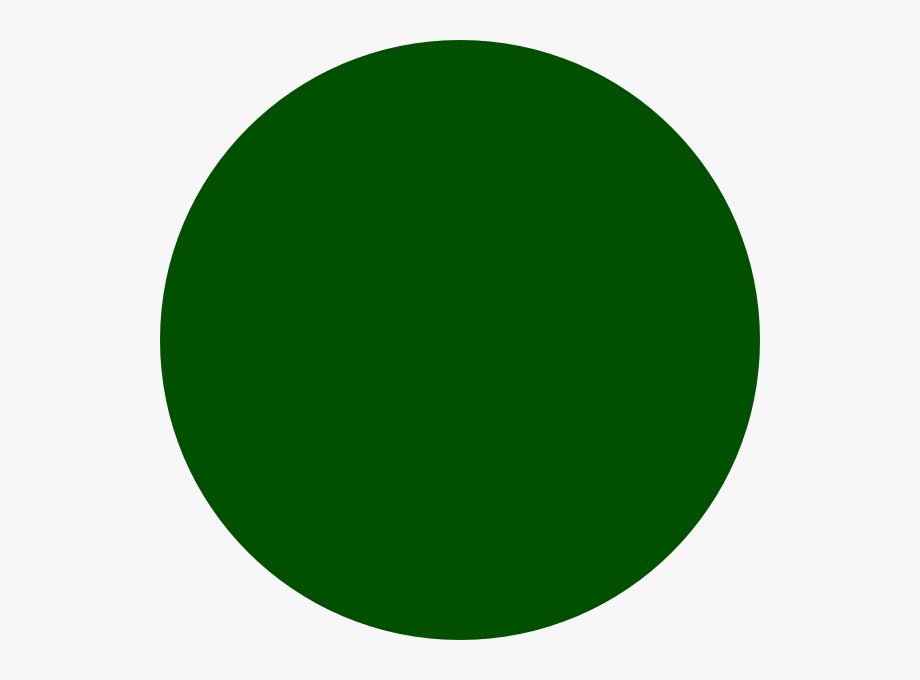
#> input picture circle-test.png, 920 x 680 px
$ jupyter execute --allow-errors Shape-Prediction.ipynb
#> lines starting #> are read from the running program, lines starting #| are printed output that depends on the picture; after the words box and inside, x2 and y2 are one past the last pixel; in counts of white or black regions, pixels touching at a corner belong together
import cv2
import numpy as np
import pandas as pd
import os
from tqdm import tqdm

# Function to calculate aspect ratio (width/height)
def calculate_aspect_ratio(contour):
    x, y, w, h = cv2.boundingRect(contour)
    return w / h

# Function to calculate compactness (Perimeter^2 / (4 * pi * Area))
def calculate_compactness(area, perimeter):
    if area == 0: # Prevent division by zero
        return 0
    return (perimeter ** 2) / (4 * np.pi * area)

# Function to calculate solidity (Area / Convex Hull Area)
def calculate_solidity(contour, area):
    hull = cv2.convexHull(contour)
    hull_area = cv2.contourArea(hull)
    if hull_area == 0: # Prevent division by zero
        return 0
    return area / hull_area

# Function to calculate convexity (Convex Hull Perimeter / Shape Perimeter)
def calculate_convexity(contour, perimeter):
    hull = cv2.convexHull(contour)
    hull_perimeter = cv2.arcLength(hull, True)

    if perimeter == 0: # Prevent division by zero
        return 0
    return hull_perimeter / perimeter

# Function to detect and classify shapes based on contours
def detect_shape(contour, known_shape=None):
# Approximate the contour to reduce the number of points
    approx = cv2.approxPolyDP(contour, 0.04 * cv2.arcLength(contour, True), True)
    sides = len(approx)
    # If a known shape is provided (from folder), use that as the label
    if known_shape and known_shape=='circle':
        return "Circle",sides
    if known_shape and known_shape=='square':
        return "Square",sides
    if known_shape and known_shape=='triangle':
        return "Triangle",sides
    if known_shape and known_shape=='star':
        return "Star",sides

# Load and process images from directories

def process_images_from_folders(base_dir):
    data = []
    # Iterate through each folder (e.g., square, circle, triangle, star)
    for folder_name in os.listdir(base_dir):
        folder_path = os.path.join(base_dir, folder_name)
        if os.path.isdir(folder_path): # Ensure it's a directory
            for flename in tqdm(os.listdir(folder_path), desc=f"Processing {folder_name}", leave=True):
                if flename.endswith(('.png', '.jpg', '.jpeg')):
                    image_path = os.path.join(folder_path, flename)
                    # Load the image and convert to grayscale
                    image = cv2.imread(image_path)
                    gray = cv2.cvtColor(image, cv2.COLOR_BGR2GRAY)
                    # Apply threshold to get binary image
                    _, thresh = cv2.threshold(gray, 240, 255, cv2.THRESH_BINARY_INV)
                    # Find contours in the image
                    contours, _ = cv2.findContours(thresh, cv2.RETR_EXTERNAL, cv2.CHAIN_APPROX_SIMPLE)
                    for contour in contours[0:1]:
                        # Calculate area and perimeter
                        area = cv2.contourArea(contour)
                        perimeter = cv2.arcLength(contour, True)
                        # Detect the shape and get the number of sides
                        shape_name, sides = detect_shape(contour, known_shape=folder_name)
                        # Calculate additional features
                        aspect_ratio = calculate_aspect_ratio(contour)
                        compactness = calculate_compactness(area, perimeter)

                        solidity = calculate_solidity(contour, area)
                        convexity = calculate_convexity(contour, perimeter)
                        # Add data to the list
                        data.append([
                        flename, shape_name, sides, area,
                        perimeter, aspect_ratio, compactness,
                        solidity, convexity
                        ])
    # Create a DataFrame from the data
    df = pd.DataFrame(data, columns=[
    "Image Name", "Shape Name", "Sides", "Area",
    "Perimeter", "Aspect Ratio", "Compactness",
    "Solidity", "Convexity"
    ])
    return df

# Defne the base directory containing your shape folders
base_directory = "./shapes/"

# Process the images and create the dataset
shapes_df = process_images_from_folders(base_directory)

# Display the dataset
print(shapes_df)

# Optionally, save the dataset to a CSV fle
shapes_df.to_csv("shapes_dataset_with_additional_features.csv", index=False)

[cell 1]
import cv2
import numpy as np
import pandas as pd
import os
from tqdm import tqdm
shapes_df=pd.read_csv('shapes_dataset_with_additional_features.csv')
#> (reads shapes_dataset_with_additional_features.csv from the repository)

[cell 2]
shapes_df['Shape Name'].unique()

[cell 3]
shapes_df['Shape Name'].unique()

[cell 4]
shapes_df[shapes_df['Shape Name']=='Square'] ['Aspect Ratio']

[cell 5]
shapes_df.head()

[cell 6]
shapes_df[shapes_df['Shape Name']=='Square'] ['Sides'] .hist()
#> figure, not shown here; tallest bar 3753 high, from x = 4 to 4.4

[cell 7]
shapes_df[shapes_df['Shape Name']=='Triangle'] ['Sides'] .hist()
#> figure, not shown here; tallest bar 3631 high, from x = 3 to 3.4

[cell 8]
shapes_df[shapes_df['Shape Name']=='Circle'] ['Sides'] .hist()
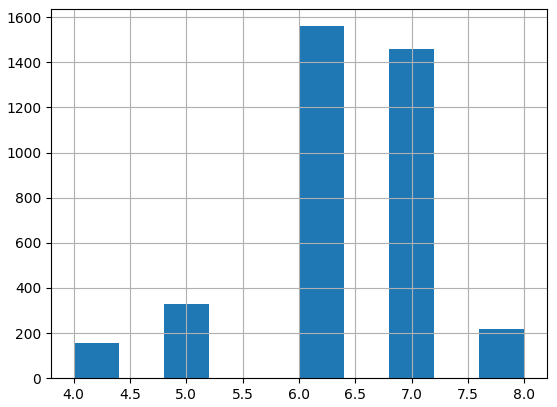
#> figure drawn by matplotlib, 1 panel; tallest bar 1560 high, from x = 6 to 6.4

[cell 9]
shapes_df[shapes_df['Shape Name']=='Star'] ['Sides'] .hist()
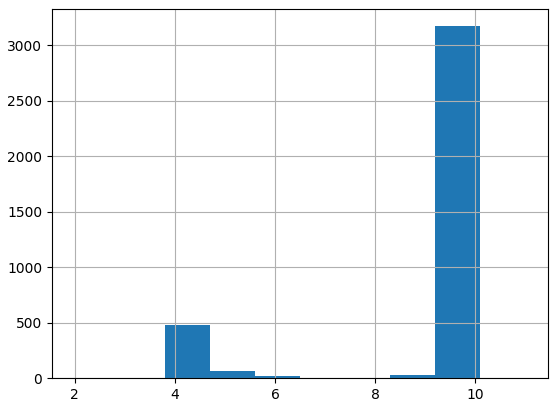
#> figure drawn by matplotlib, 1 panel; tallest bar 3174 high, from x = 9.2 to 10.1

[cell 10]
from sklearn.model_selection import train_test_split

[cell 11]
df=shapes_df.sample(frac=1)

[cell 12]
df.shape

[cell 13]
x= df[ ['Sides'	,	'Aspect Ratio'	,'Compactness'	,'Solidity',	'Convexity']]
x.head()

[cell 14]
y=df['Shape Name']
y.head()

[cell 15]
x_train,x_test,y_train,y_test=train_test_split(x,y,test_size=0.1)

[cell 16]
df

[cell 17]
from sklearn.linear_model import LogisticRegression

[cell 18]
lr=LogisticRegression(solver='lbfgs', max_iter=5000)

[cell 19]
lr.fit(x_train,y_train)

[cell 20]
lr.score(x_test,y_test)

[cell 21]
lr.coef_

#> (a cell that did not finish here is left out)

#> (a cell that did not finish here is left out)

[cell 24]
def getPred(image_path):

                    image = cv2.imread(image_path)
                    image=cv2.resize(image, (200, 200))

                    gray = cv2.cvtColor(image, cv2.COLOR_BGR2GRAY)

    # Apply threshold to get binary image
                    _, thresh = cv2.threshold(gray, 240, 255, cv2.THRESH_BINARY_INV)
                    # Find contours in the image
                    contours, _ = cv2.findContours(thresh, cv2.RETR_EXTERNAL, cv2.CHAIN_APPROX_SIMPLE)
                    for contour in contours[0:1]:
                        # Calculate area and perimeter
                        area = cv2.contourArea(contour)
                        perimeter = cv2.arcLength(contour, True)
                        # Detect the shape and get the number of sides
                        approx = cv2.approxPolyDP(contour, 0.04 * cv2.arcLength(contour, True), True)
                        sides = len(approx)

                        # Calculate additional features
                        aspect_ratio = calculate_aspect_ratio(contour)
                        compactness = calculate_compactness(area, perimeter)

                        solidity = calculate_solidity(contour, area)
                        convexity = calculate_convexity(contour, perimeter)
                        # Add data to the list
                        features= [
                         sides, aspect_ratio, compactness,
                        solidity, convexity
                        ]
                        print(features)
                        return lr.predict([features])[0]

[cell 25]
manual_test=['square-test.png','test-traingle.jfif','circle-test.png','test-star.jfif']

[cell 26]
import matplotlib.pyplot as plt


img=cv2.imread(manual_test[0])
#> (the rest of this cell did not finish here and is left out)

[cell 27]
img=cv2.imread(manual_test[1])
#> (the rest of this cell did not finish here and is left out)

[cell 28]
img=cv2.imread(manual_test[2])
#> img is the input picture: shape (680, 920, 3); mean B, G, R 135.4, 171.5, 135.4
plt.imshow(img)
#> (the rest of this cell did not finish here and is left out)

#> in getPred, `image=cv2.resize(image, (200, 200))`:
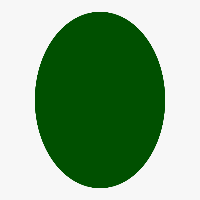
#> image: shape (200, 200, 3); mean B, G, R 135.4, 171.6, 135.4
#> in getPred, `gray = cv2.cvtColor(image, cv2.COLOR_BGR2GRAY)`:
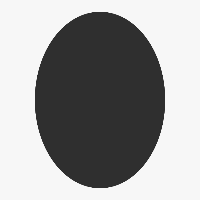
#> gray: shape (200, 200); min 47, max 247, mean 156.7
#> in getPred, `_, thresh = cv2.threshold(gray, 240, 255, cv2.THRESH_BINARY_INV)`:
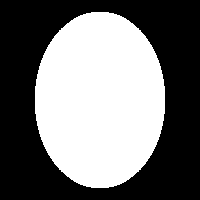
#> thresh: shape (200, 200); 45.4% white; 1 white region
#> in getPred, `contours, _ = cv2.findContours(thresh, cv2.RETR_EXTERNAL, cv2.CHAIN_AP..`: contours = 1 contour; box (x1, y1, x2, y2) and area: (35, 12, 165, 188) 17945
#> the loop in getPred, `for contour in contours[0:1]:` made 1 pass
#> (area, perimeter, sides) on pass 1: (17945, 511.9, 8)

[cell 29]
img=cv2.imread(manual_test[3])
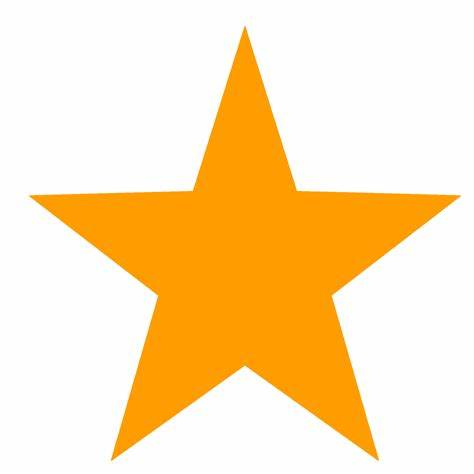
#> input picture test-star.jfif, 474 x 474 px
#> img is the input picture: shape (474, 474, 3); mean B, G, R 181.6, 226, 253.6
plt.imshow(img)
#> (the rest of this cell did not finish here and is left out)

#> call 2 of getPred, with image_path = 'test-star.jfif'
#> in getPred (call 2), `gray = cv2.cvtColor(image, cv2.COLOR_BGR2GRAY)`:
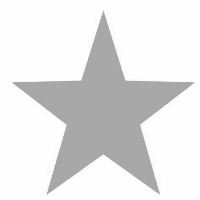
#> gray: shape (200, 200); min 152, max 255, mean 229.2
#> in getPred (call 2), `_, thresh = cv2.threshold(gray, 240, 255, cv2.THRESH_BINARY_INV)`:
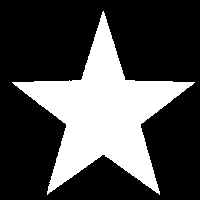
#> thresh: shape (200, 200); 29.2% white; 1 white region
#> in getPred (call 2), `contours, _ = cv2.findContours(thresh, cv2.RETR_EXTERNAL, cv2.CHAIN_AP..`: contours = 1 contour; box (x1, y1, x2, y2) and area: (12, 11, 195, 195) 11362
#> the loop in getPred, `for contour in contours[0:1]:` made 1 pass
#> (area, perimeter, sides) on pass 1: (11362, 741.2, 10)

[cell 30]
from sklearn.metrics import classification_report,confusion_matrix,accuracy_score

[cell 31]
confusion_matrix(y_test,lr.predict(x_test))

[cell 32]
lr.coef_

# unspurevised

[cell 33]
from sklearn.cluster import KMeans


#create list to hold SSE values for each k
sse = []
for k in tqdm(range(1, 11)):
    kmeans = KMeans(n_clusters=k)
    kmeans.fit(x_train)
    sse.append(kmeans.inertia_)

#visualize results
plt.plot(range(1, 11), sse)
plt.xticks(range(1, 11))
plt.xlabel("Number of Clusters")
plt.ylabel("SSE")
plt.show()
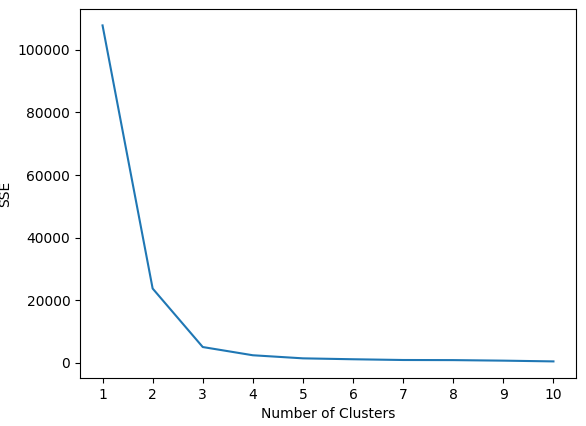
#> figure drawn by matplotlib, 1 panel; curve peaks at x = 1, y = 107801.3

[cell 34]
#instantiate the k-means class, using optimal number of clusters
kmeans = KMeans(init="random", n_clusters=4)

#fit k-means algorithm to data
kmeans.fit(x)

#view cluster assignments for each observation
kmeans.labels_

[cell 35]
kmeansdf=pd.DataFrame()

[cell 36]
kmeansdf['original labels']=y_test

[cell 37]
kmeansdf['predicted cluster']=kmeans.predict(x_test)

[cell 38]
kmeansdf

[cell 39]
kmeansdf[kmeansdf['original labels']=='Square'].head()

[cell 40]
kmeansdf[kmeansdf['original labels']=='Triangle'].head()

[cell 41]
kmeansdf[kmeansdf['original labels']=='Circle'].head()

[cell 42]
kmeansdf[kmeansdf['original labels']=='Star'].head()

[cell 43]
def mapit(x):
    if(x==1):
        return "Triangle"
    if(x==2):
        return "Square"
    if(x==0):
        return "Circle"
    if(x==3):
        return "Star"

[cell 44]
kmeansdf['predicted cluster mapped class']=kmeansdf['predicted cluster'].apply(mapit)

[cell 45]
kmeansdf

[cell 46]
confusion_matrix(kmeansdf['original labels'],kmeansdf['predicted cluster mapped class'])

[cell 47]
def getPred2(image_path):

#> called with image_path = 'circle-test.png'
                    image = cv2.imread(image_path)
                    image=cv2.resize(image, (200, 200))

                    gray = cv2.cvtColor(image, cv2.COLOR_BGR2GRAY)

    # Apply threshold to get binary image
                    _, thresh = cv2.threshold(gray, 240, 255, cv2.THRESH_BINARY_INV)
                    # Find contours in the image
                    contours, _ = cv2.findContours(thresh, cv2.RETR_EXTERNAL, cv2.CHAIN_APPROX_SIMPLE)
#> contours = 1 contour; box (x1, y1, x2, y2) and area: (35, 12, 165, 188) 17945
                    for contour in contours[0:1]:
                        # Calculate area and perimeter
                        area = cv2.contourArea(contour)
                        perimeter = cv2.arcLength(contour, True)
                        # Detect the shape and get the number of sides
                        approx = cv2.approxPolyDP(contour, 0.04 * cv2.arcLength(contour, True), True)
                        sides = len(approx)

                        # Calculate additional features
                        aspect_ratio = calculate_aspect_ratio(contour)
                        compactness = calculate_compactness(area, perimeter)

                        solidity = calculate_solidity(contour, area)
                        convexity = calculate_convexity(contour, perimeter)
                        # Add data to the list
                        features= [
                         sides, aspect_ratio, compactness,
                        solidity, convexity
                        ]
                        print(features)
                        return mapit(kmeans.predict([features])[0])
#> this loop made 1 pass
#> in getPred2 (call 2), `contours, _ = cv2.findContours(thresh, cv2.RETR_EXTERNAL, cv2.CHAIN_AP..`: contours = 1 contour; box (x1, y1, x2, y2) and area: (12, 11, 195, 195) 11362
#> this loop made 1 pass

[cell 48]
accuracy_score(kmeansdf['original labels'],kmeansdf['predicted cluster mapped class'])

[cell 49]
img=cv2.imread(manual_test[0])
#> (the rest of this cell did not finish here and is left out)

[cell 50]
img=cv2.imread(manual_test[1])
#> (the rest of this cell did not finish here and is left out)

[cell 51]
img=cv2.imread(manual_test[2])
plt.imshow(img)
#> (the rest of this cell did not finish here and is left out)

[cell 52]
img=cv2.imread(manual_test[3])
plt.imshow(img)
#> (the rest of this cell did not finish here and is left out)

[cell 53]
import seaborn as sns

[cell 54]
sns.pairplot(data=df,hue='Shape Name')
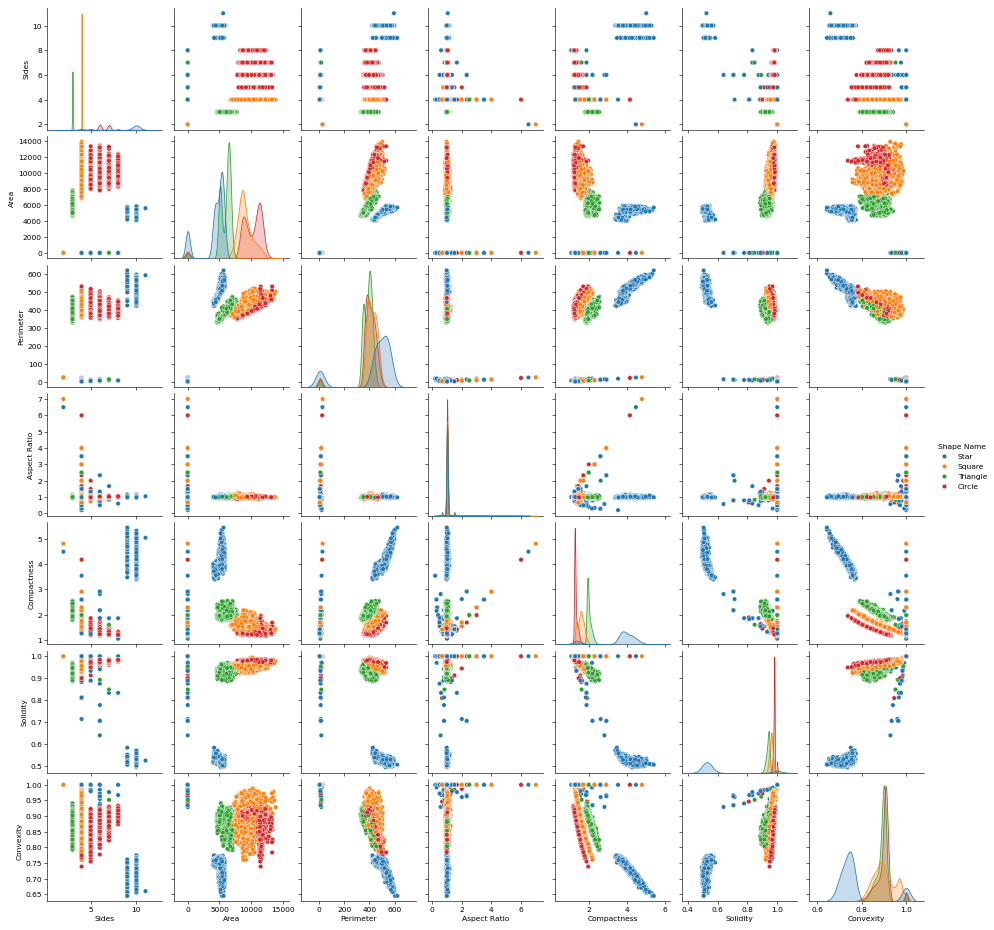
#> figure drawn by matplotlib, 49 panels
